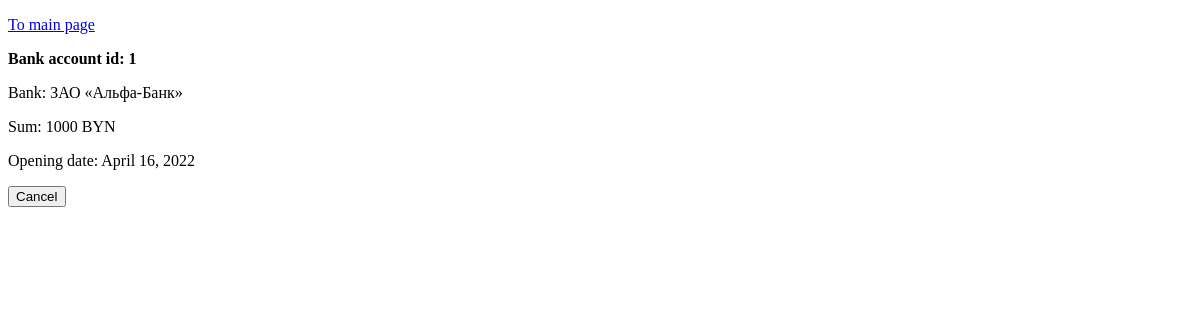
Page /main/show_bank_accs/ (signed in) on the earlier database version.
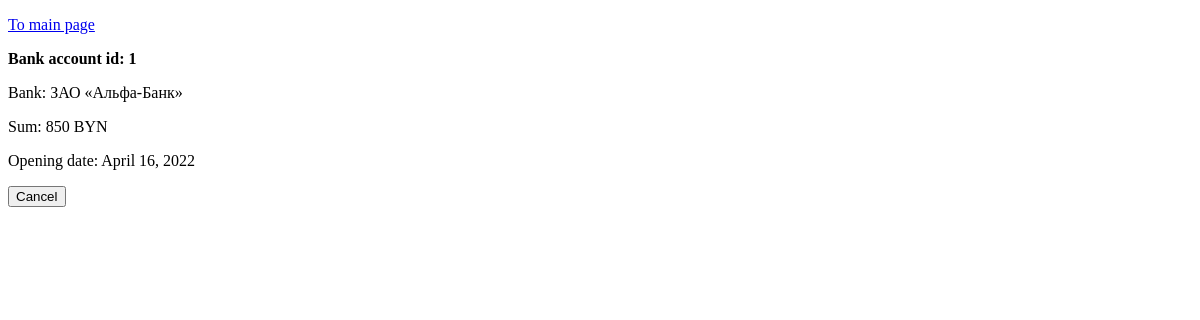
Same page on the later database version.
### Bank/models.py (models this page shows, shortened)
class FinancialEntity(models.Model):
    class Meta:
        abstract = True
    sum = models.PositiveIntegerField(default=0)
    opening_date = models.DateField(auto_now_add=date.today())
    block = models.BooleanField(default=False)
    user = models.ForeignKey('User', on_delete=models.CASCADE)
    bank = models.ForeignKey('Bank', on_delete=models.CASCADE)

class BankAccount(FinancialEntity):
    frozen = models.BooleanField(default=False)

class Enterprise(models.Model):
    class Meta:
        abstract = True
    name = models.CharField(max_length=100, default='', unique=True)
    email = models.CharField(max_length=50, default='')
    PAN = models.CharField(max_length=9, unique=True, default='')
    address = models.CharField(max_length=150, unique=True, default='')

class Bank(Enterprise):
    BIC = models.CharField(max_length=9, unique=True, default='')
    def __str__(self):
        return self.name

### Bank/views.py (the view)
# urls.py: path('main/show_bank_accs/', views.show_user_accounts, name='showBankAccs'),
@login_required
def show_user_accounts(request):
    accs = BankAccount.objects.filter(user=request.user)
    context = {'accs': accs, 'title': 'Show accounts'}
    return render(request, 'Bank/show_users_accounts.html', context)

### Bank/templates/Bank/show_users_accounts.html (shortened to what this page needs)
<!DOCTYPE html>
<html lang="en">
<head>
</head>
<body>
    <p><a href="/main">To main page</a></p>
    {% for acc in accs %}
    <p><strong>Bank account id: {{ acc.id }}</strong></p>
    <p>Bank: {{ acc.bank }}</p>
    <p>Sum: {{ acc.sum }} BYN</p>
    <p>Opening date: {{ acc.opening_date }}</p>
    <button onclick="window.location.href = 'edit/{{acc.id}}';">Cancel</button>
    {% endfor %}
</body>
</html>

Differences in the rows shown:
changed BankAccount "ЗАО «Альфа-Банк»": sum "1000" → "850"
